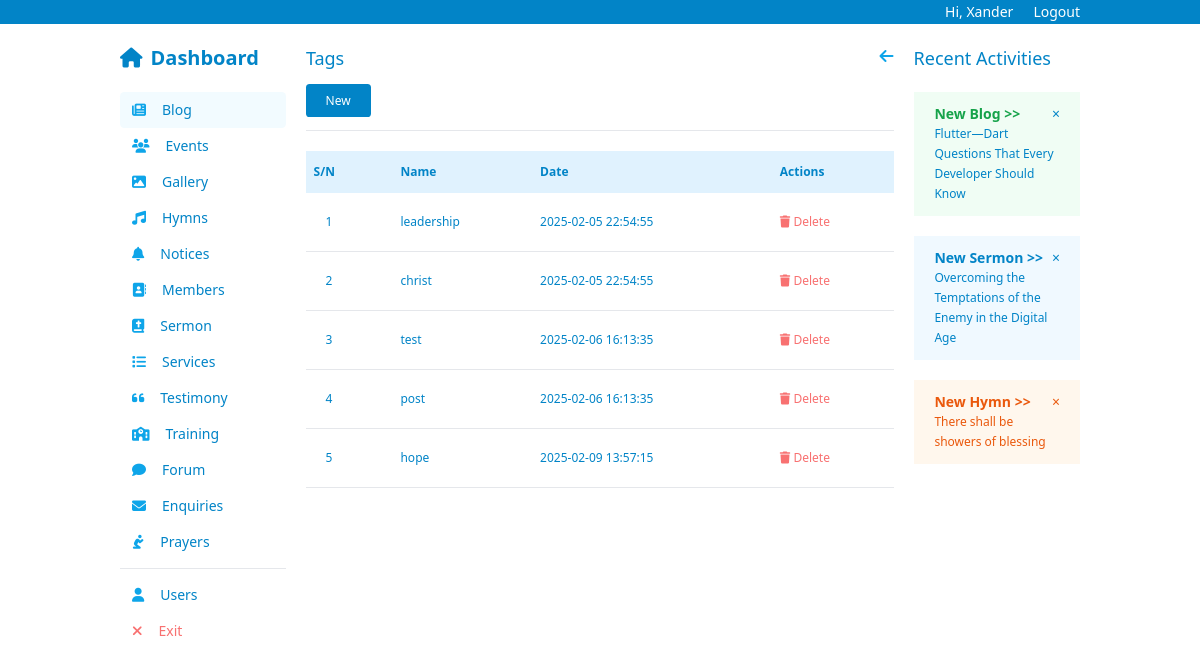
Screenshot of /admin/blog/tags (signed in) with the database file from the repository.
### web/admin/users/models.py (models this page shows, shortened)
class User(db.Model):
    __tablename__ = 'users'
    id = db.Column(db.Integer, primary_key=True, autoincrement=True)
    first_name = db.Column(db.String(50), nullable=False)
    last_name = db.Column(db.String(50), nullable=False)
    email = db.Column(db.String(120), unique=True, nullable=False)
    username = db.Column(db.String(120), unique=True, nullable=True)
    password = db.Column(db.String(50), nullable=False)
    is_admin = db.Column(db.Boolean, default=False, nullable=False)
    is_super = db.Column(db.Boolean, default=False, nullable=False)
    updated_at = db.Column(db.DateTime(timezone=True), onupdate=func.now())
    created_at = db.Column(db.DateTime(timezone=True), server_default=func.now())

### web/admin/blog/models.py (models this page shows, shortened)
class Tag(db.Model):
    __tablename__ = 'tags'
    id = db.Column(db.Integer, primary_key=True, autoincrement=True)
    name = db.Column(db.String(50), nullable=False, unique=True)
    slug = db.Column(db.String(80), nullable=False, unique=True)
    created_at = db.Column(db.DateTime(timezone=True), server_default=func.now())

### web/admin/blog/routes.py (the view)
@bp.route('/tags', methods=('GET',))
def tags():
    tags = Tag.query.all()
    return render_template('admin/blog/tag/index.html', title='Tags', tags=tags)

### app.py (called while the page is built)
@app.before_request
def before_request():
    g.user = get_current_user()

@app.context_processor
def utility_processor():
    def is_authenticated():
        return get_current_user() is not None
    def current_user():
        return get_current_user()
    return {
        'is_authenticated': is_authenticated,
        'current_user': current_user
    }

### web/auth/routes.py (called while the page is built)
@bp.before_app_request
def load_logged_in_user():
    pass

### web/context.py (called while the page is built)
def get_current_user():
    if not hasattr(g, 'current_user'):
        if 'user_id' in session:
            g.current_user = User.query.get(session['user_id'])
        else:
            g.current_user = None
    return g.current_user

### web/templates/admin/blog/tag/index.html (shortened to what this page needs)
{% extends 'admin/base.html' %}
{% block content %}
<div class="text-[12px]">
  <a class="py-2 px-5 bg-sky-600 text-white" href="{{ url_for('blog_admin.create_tag') }}">New</a>
  <hr class="my-5">
{% if tags|length > 0 %}
    <table class="w-full text-left   table-auto min-w-max text-gray-800 p-2">
      <thead>
        <tr class="bg-sky-100 font-light text-sky-600">
          <th class="py-3 px-2">S/N</th>
          <th class="py-3 px-2">Name</th>
          <th class="py-3 px-2">Date</th>
          <th class="py-3 px-2">Actions</th>
        </tr>
      </thead>
      <tbody class="text-sky-600">
        {% for tag in tags %}
          <tr  class="cursor-pointer items-center p-3 border-b hover:bg-sky-50/50 clickable-row" data-href="{{ url_for('blog_admin.edit_tag', pk=tag.id) }}">
              <td class="p-5">{{ tag.id }}</td>
              <td class="px-2 py-3">{{tag.name}}</td>
              <td class="px-2 py-3">{{ tag.created_at }}</td>
              <td class="px-2 py-3 text-red-400"><a href="{{url_for('blog_admin.confirm_delete_tag', pk=tag.id)}}"><i class="fa-solid fa-trash"></i> Delete</a></td>
          </tr>
        {% endfor %}
      </tbody>
    </table>
{% else %}
<p class="text-gray-500">No tags have been created yet. Click</p>
{% endif %}
</div>
{% endblock %}

### web/templates/admin/partials/navbar.html (shortened to what this page needs)
<header class="w-full bg-sky-600 py-0.5 text-sm">
    <nav class="flex row justify-end w-[80%] mx-auto">
        <ul class="flex gap-5 text-white">
          {% if current_user() %}
            <li><a href="{{ url_for('user_admin.edit', pk=current_user().id) }}">Hi, {{current_user().username|capitalize }}</a></li>
          {% endif %}
            <li><a href="{{ url_for('auth_admin.logout') }}">Logout</a></li>
        </ul>
    </nav>
</header>

### web/static/css/style.css (style rules this page uses)
input, a, button, textarea { border-radius: .3em; }

### rows the page displays
User: username "Xander"
Tag: id "1", name "leadership", created_at "2025-02-05 22:54:55"
Tag: id "2", name "christ", created_at "2025-02-05 22:54:55"
Tag: id "3", name "test", created_at "2025-02-06 16:13:35"
Tag: id "4", name "post", created_at "2025-02-06 16:13:35"
Tag: id "5", name "hope", created_at "2025-02-09 13:57:15"

### other values shown
{{ title|capitalize }} "Tags"
